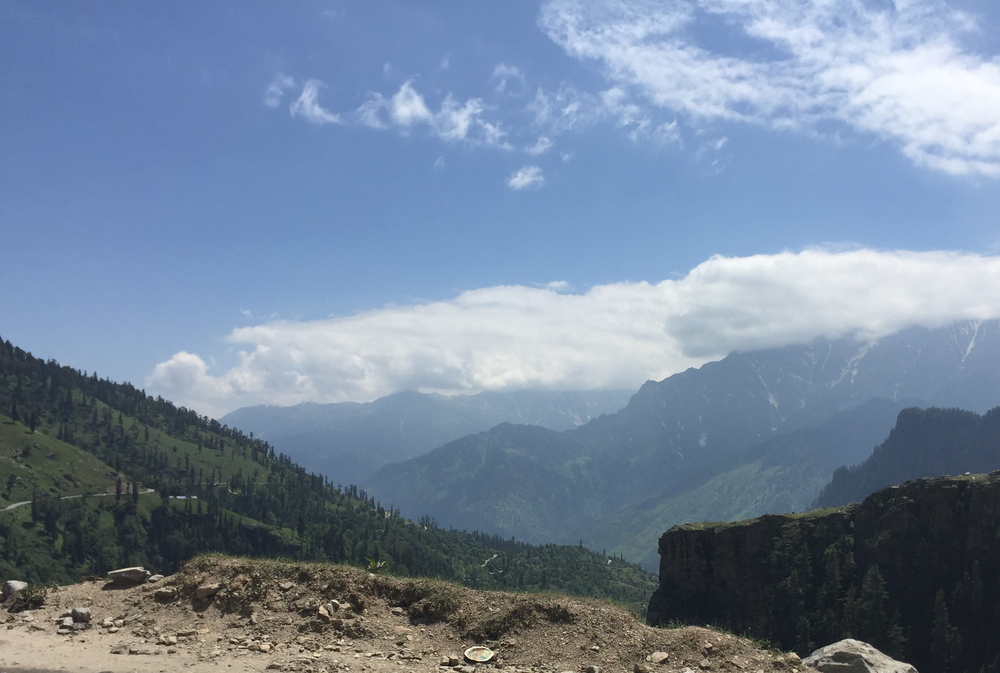
#> input picture Com_Vi/Week02/Histogram/code/data/1.png, 1000 x 673 px, shrunk from 2700 x 1818 before the run
$ python 1.Histogram.py
#> lines starting #> are read from the running program, lines starting #| are printed output that depends on the picture
import cv2
from matplotlib import pyplot as plt
img = cv2.imread('data/1.png',0)#1.png, 2.png, 3.png
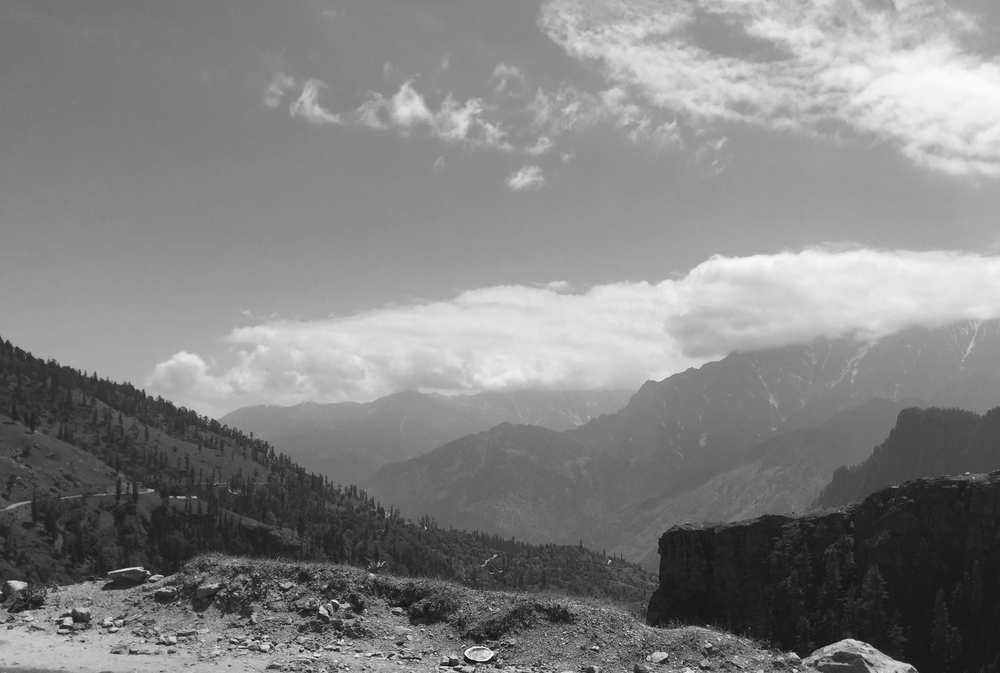
#> img: shape (673, 1000); min 4, max 254, mean 131

# alternative way to find histogram of an image
plt.hist(img.ravel(),256,[0,256])
plt.show()
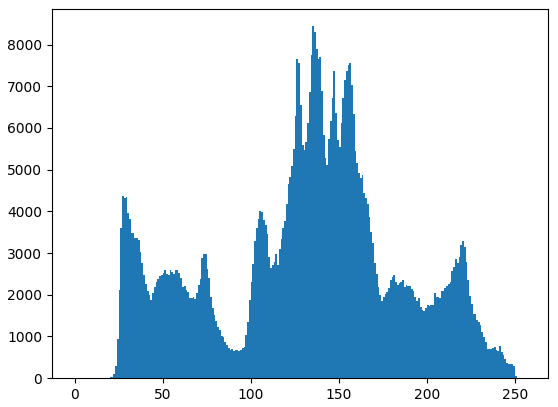
#> figure drawn by matplotlib, 1 panel; tallest bar 8440 high, from x = 135 to 136

$ run again, with Com_Vi/Week02/Histogram/code/data/2.png copied over Com_Vi/Week02/Histogram/code/data/1.png
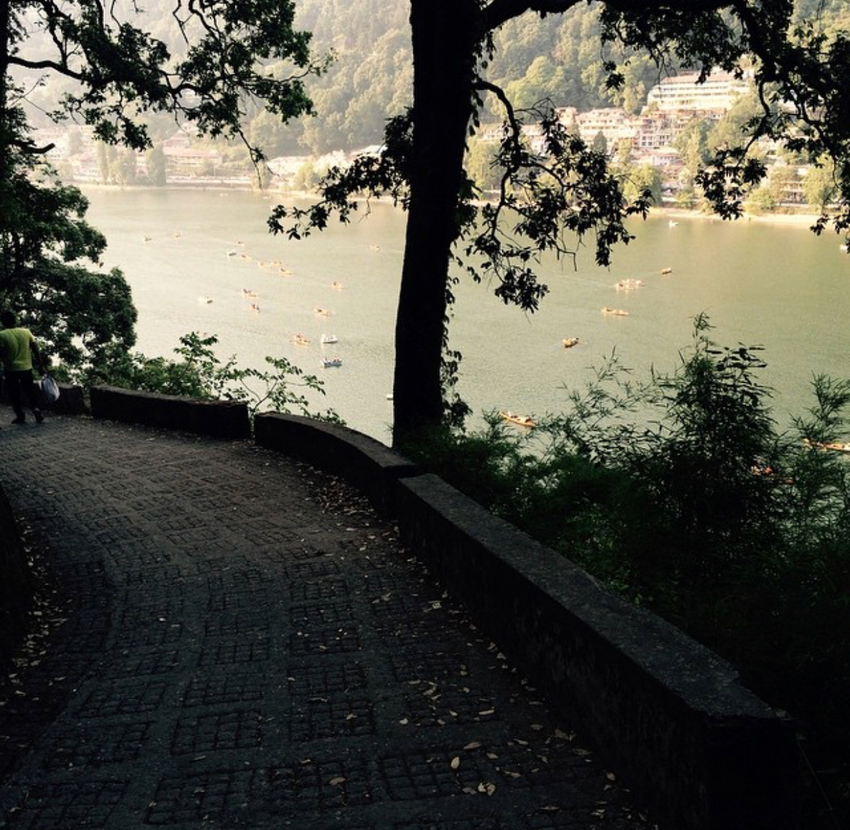
#> input picture Com_Vi/Week02/Histogram/code/data/2.png, 850 x 830 px, shrunk from 1242 x 1214 before the run
#> `img = cv2.imread('data/1.png',0)#1.png, 2.png, 3.png`:
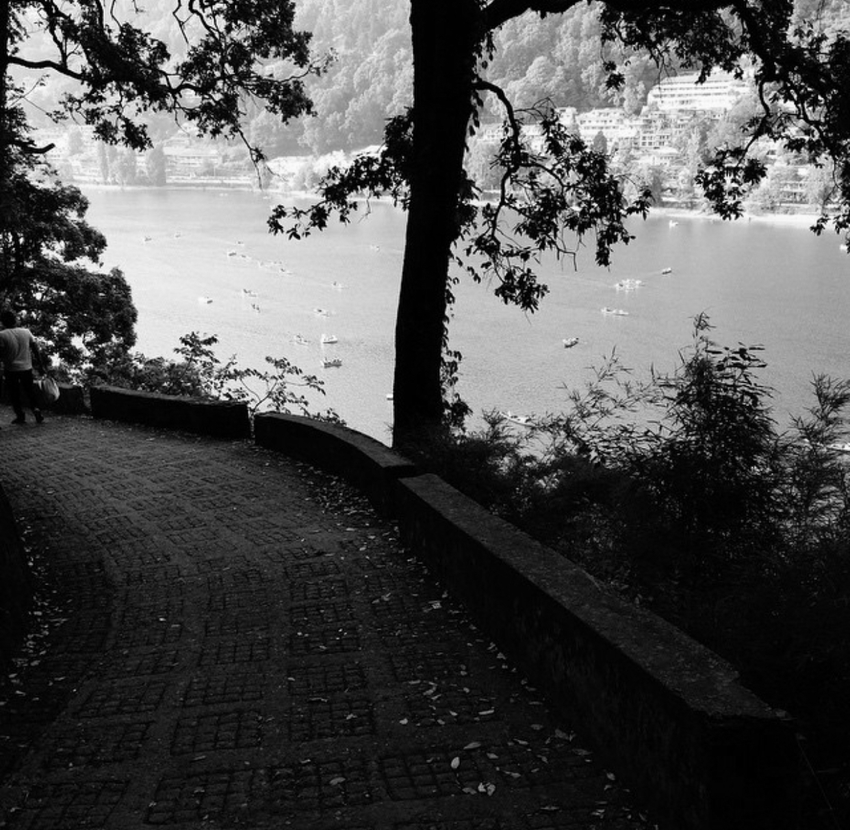
#> img: shape (830, 850); min 0, max 255, mean 78.7
#> `plt.show()`:
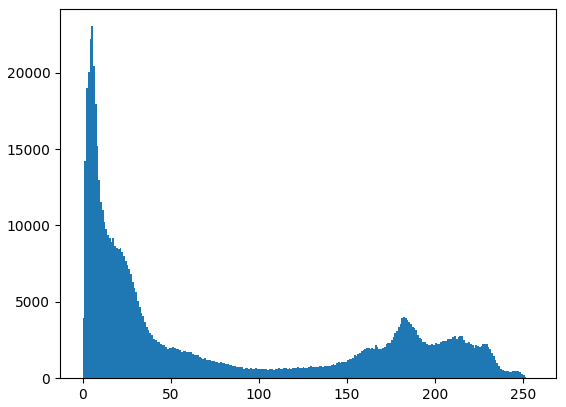
#> figure drawn by matplotlib, 1 panel; tallest bar 23045 high, from x = 5 to 6

$ run again, with Com_Vi/Week02/Histogram/code/data/3.png copied over Com_Vi/Week02/Histogram/code/data/1.png
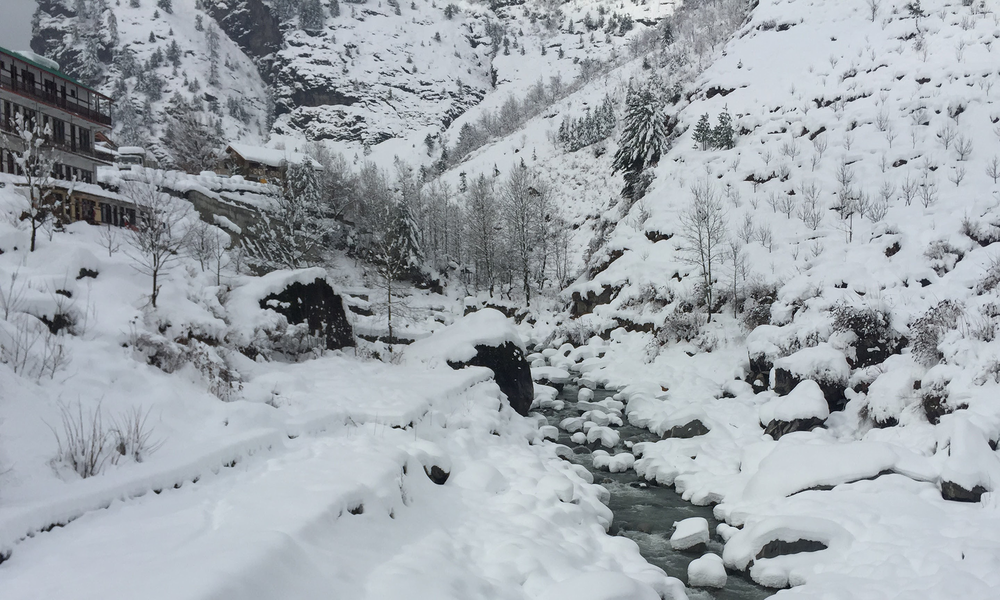
#> input picture Com_Vi/Week02/Histogram/code/data/3.png, 1000 x 600 px, shrunk from 2000 x 1200 before the run
#> `plt.show()`:
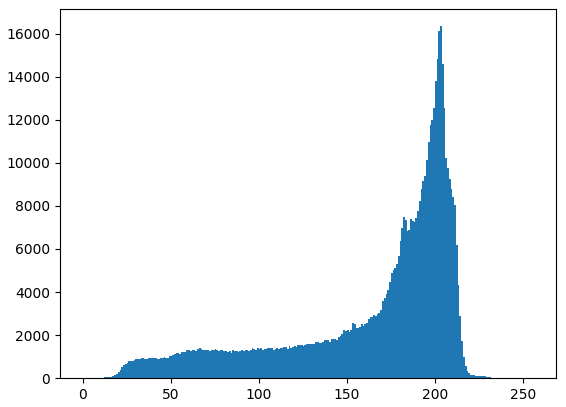
#> figure drawn by matplotlib, 1 panel; tallest bar 16345 high, from x = 203 to 204

$ run again, with Com_Vi/Week02/Histogram/code/data/base_0.jpg saved as Com_Vi/Week02/Histogram/code/data/1.png
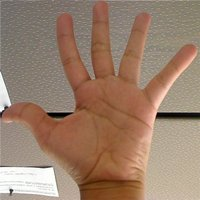
#> input picture Com_Vi/Week02/Histogram/code/data/base_0.jpg, 200 x 200 px
#> `img = cv2.imread('data/1.png',0)#1.png, 2.png, 3.png`:
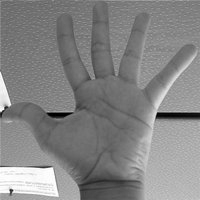
#> img: shape (200, 200); min 0, max 255, mean 132.5
#> `plt.show()`:
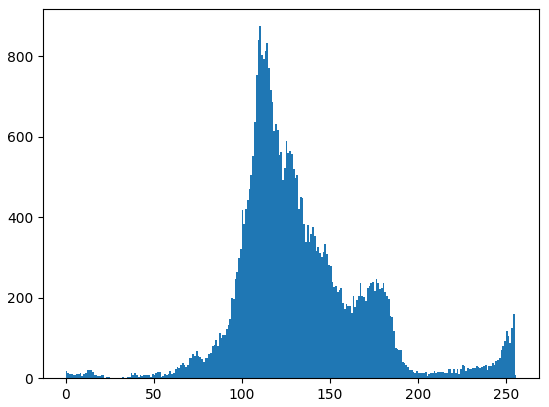
#> figure drawn by matplotlib, 1 panel; tallest bar 874 high, from x = 110 to 111
